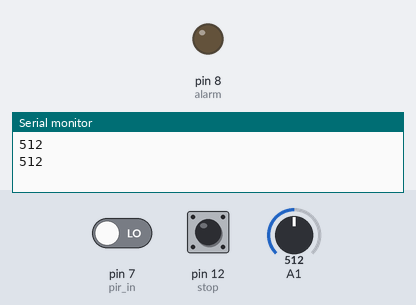
The sketch below on a simulated Arduino Uno, built with avr-gcc and run on an emulated ATmega328P. Parts: output pins drawn as LEDs (lit = HIGH), the last lines printed to the serial monitor. The test bench sets the inputs (shaded band); at power-on: pin 7 (pir_in) LOW, pin 12 (stop) LOW, A1 = 512.

Above: at 1.8 s.
1.9 s: pin 7 (pir_in) driven HIGH
At 2.7 s:
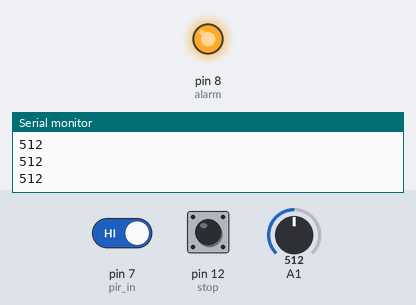
3.5 s: pin 12 (stop) pulled HIGH for 3.2 s
At 5.4 s:
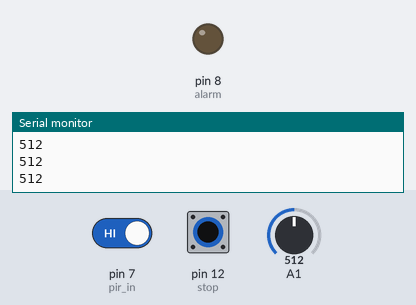
Timing chart, 0 to 8.5 s (numbered marks = the images above; inputs shaded):
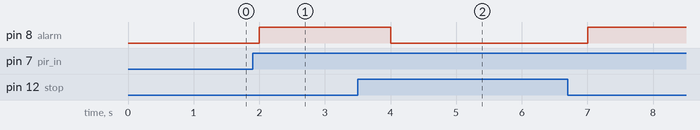

Measured:
- after the input at 1.9 s, pin 8 (alarm): LOW → HIGH after 0.10 s
- after the input at 3.5 s, pin 8 (alarm): HIGH → LOW after 0.50 s, → HIGH 3.0 s later

The sketch:

Burglar_alarm.ino
```cpp
int amb_inp=A1;int light_value;int pir_in=7;int alarm=8;int stop=12;

void setup() {
  // put your setup code here, to run once:
  Serial.begin(9200);
  pinMode(pir_in,INPUT);
  pinMode(alarm,OUTPUT);
  pinMode(stop,INPUT);
}

void loop() {
  // put your main code here, to run repeatedly:
  light_value=analogRead(A1);
  Serial.println(light_value);
  if(light_value<=850){
        if(digitalRead(pir_in)==1){
          digitalWrite(alarm,HIGH);
        }

        if(digitalRead(stop)==1){
          digitalWrite(alarm,LOW);
        }
  }

  delay(1000);
}
```
